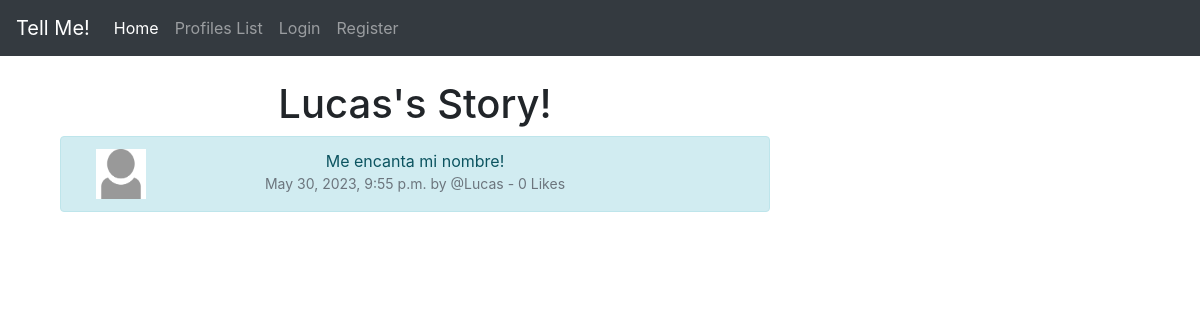
Screenshot of /story_show/1 with the database file from the repository.
### TellMeApp/models.py (models this page shows, shortened)
class Story(models.Model):
    user = models.ForeignKey(
        User, related_name="story",
        on_delete=models.DO_NOTHING
    )
    body = models.CharField(max_length=70)
    created_at = models.DateTimeField(auto_now_add=True)
    likes = models.ManyToManyField(User, related_name="story_like", blank=True)
    def number_of_likes(self):
        return self.likes.count()

### TellMeApp/views.py (the view)
# urls.py: path('story_show/<int:pk>', views.story_show, name='story_show'),
def story_show(request, pk):
    story = get_object_or_404(Story, id=pk)
    if story:
        return render(request, "story_show.html", {'story': story})
    else:
        messages.success(request, "That Story Does Not Exist or Has Been Deleted")
        return redirect('home')

### TellMeApp/templates/story_show.html (shortened to what this page needs)
{% extends 'base.html' %}
{% load static %}
{% block content %}
<div class="container text-center">
        <div class="row">
            <div class="col-8">
                <h1>{{ story.user.username }}'s Story!</h1>
                        <div class="alert alert-info" role="alert">
                            <div class="container">
                                <div class ="row">
                                    <div class = "col-1">
                                        {% if story.user.profile.profile_image %}
                                        <img src="{{ story.user.profile.profile_image.url}}"
                                             class ="" height=50 width=50>
                                        {% else %}
                                        <img src="{% static 'images/no_profile_pic.jpg' %}"
                                             class="" height=50 width=50 alt="Profile Image">
                                        {% endif %}
                                    </div>
                                        <div class = "col-10">
                            <div class = "col-12">
                                {{ story.body }}
                                <small class="text-muted"></br>
                                    {{ story.created_at }} by @{{ story.user.username }} -
                                    {{ story.number_of_likes }} Likes
                                </small>
                            </div>
                                        </div>
                                </div>
                        </div>
                    </div>
            </div>
<div class="col-4">
</div>
{% endblock %}

### rows the page displays
Story: user.username "Lucas", body "Me encanta mi nombre!", created_at "May 30, 2023, 9:55 p.m.", number_of_likes "0"
